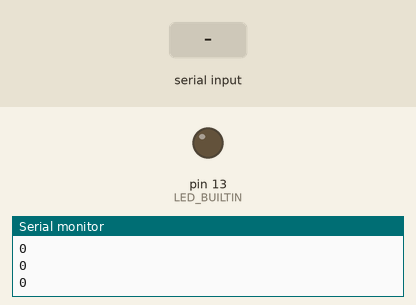
A sketch run on a simulated Arduino Uno, built with avr-gcc and run on an emulated ATmega328P. Parts: output pins drawn as LEDs (lit = HIGH), the last lines printed to the serial monitor. The test bench sets the inputs (shaded band).

Above: at 1.3 s.
1.4 s: "1" received over the second serial link
At 2.5 s:
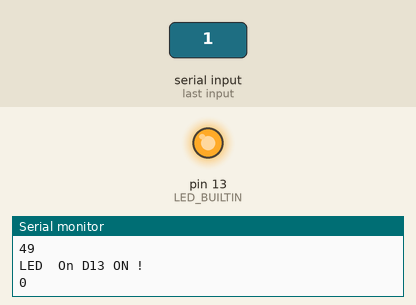
3.0 s: "0" received over the second serial link
At 3.7 s:
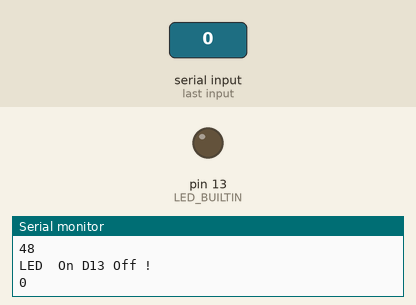
Timing chart, 0 to 6.0 s (numbered marks = the images above; inputs shaded):
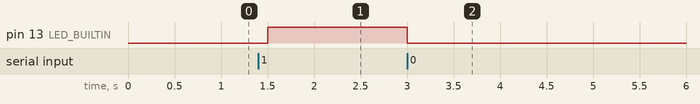

Measured:
- after the input at 1.4 s, pin 13 (LED_BUILTIN): LOW → HIGH after 0.10 s
- after the input at 3.0 s, pin 13 (LED_BUILTIN): HIGH → LOW at once

The sketch:

BluetoothModule.ino
```cpp
#include "SoftwareSerial.h"// import the serial library

SoftwareSerial mySerial(10, 11); // RX, TX
int BluetoothData; // the data given from Computer

void setup()
{
  Serial.begin(9600);
  mySerial.begin(9600);
  pinMode(10, INPUT);
  pinMode(11, OUTPUT);
  pinMode(LED_BUILTIN,OUTPUT);
}

void loop()
{
  // put your main code here, to run repeatedly:
  Serial.println(mySerial.available());
  if (mySerial.available())
  {
    Serial.println("Pronto");
    BluetoothData=mySerial.read();
    Serial.println(BluetoothData);
    if(BluetoothData=='1')
    {
      // if letter 1 is sent from APP   ....
      digitalWrite(LED_BUILTIN,HIGH);
      Serial.println("LED  On D13 ON ! ");
    }
    if (BluetoothData=='0')
    {
      // if Letter 0 is sent from APP ....
      digitalWrite(LED_BUILTIN,LOW);
      Serial.println("LED  On D13 Off ! ");
    }
  }
delay(500);// prepare for next data ...
}
```
